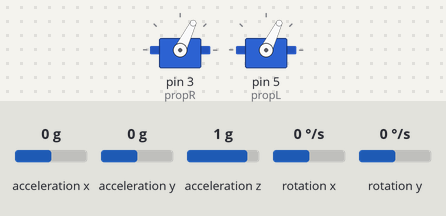
Bench run of a sketch on a simulated Arduino Uno, built with avr-gcc and run on an emulated ATmega328P. Shown: 2 × servo. Wiring (inferred from the names in the program): MPU-6050 motion sensor at I2C address 0x68. The inputs (shaded band) are chosen by the test bench; at power-on: acceleration x 0 g, rotation y 0 °/s, acceleration z 1 g, acceleration y 0 g, rotation x 0 °/s.

Above: at 6.2 s.
6.3 s: acceleration x set to -1.4 g
At 6.45 s:
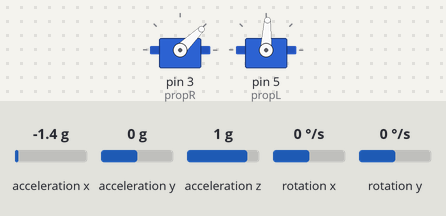
9.3 s: rotation y set to 100 °/s
At 10.24 s:
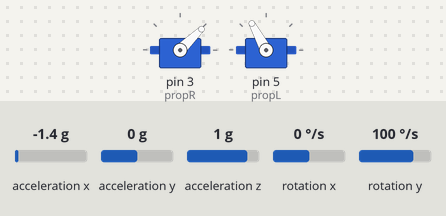
12.3 s: acceleration x set to -0.8 g
At 13.5 s:
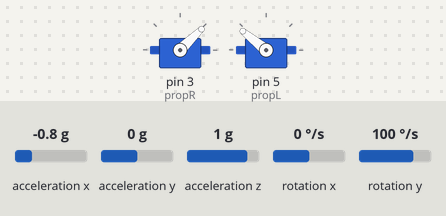
14.7 s: acceleration x set to 0.8 g
At 14.85 s:
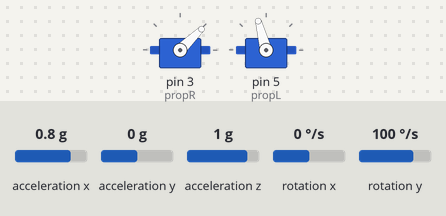
17.7 s: acceleration x set to 1.4 g
20.7 s: acceleration z set to 0 g
Timing chart, 0 to 27.4 s (numbered marks = the images above; inputs shaded):
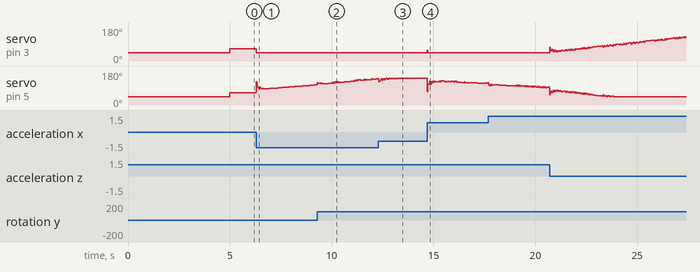

Measured:
- after the input at 6.3 s, servo on pin 3 (propR): 64° → 44° at once
- after the input at 14.7 s, servo on pin 3 (propR): 44° → 58° at once, → 44° 0.02 s later

The sketch:

PIDuino_Balance_Prop.ino
```cpp
#include <Wire.h>
#include <Servo.h>

#define RAD_TO_DEG 57.295779513082320876798154814105

Servo propR;
Servo propL;

/* Constants to store data from MPU6050 */
int16_t Acc_rawX, Acc_rawY, Acc_rawZ, Gyr_rawX, Gyr_rawY, Gyr_rawZ;

float Acc_angle[2];
float Gyr_angle[2];
float Total_angle[2];

float elapsedTime;
unsigned long time, timePrev;

float PID, pwmL, pwmR, err, errPrev;
float pid_p = 0;
float pid_i = 0;
float pid_d = 0;

/*------------------PID Constants------------------*/
double kp = 3.65;
double ki = 0.004;
double kd = 1.1;
/*-------------------------------------------------*/

/* Initial throttle and desired angle value */
double throttle = 1200;
float des_angle = 0;

void setup() {
  Wire.begin();
  Wire.beginTransmission(0x68);
  Wire.write(0x6B);
  Wire.write(0);
  Wire.endTransmission(true);
  Serial.begin(250000);

  // Attach the motor to the corresponding pins
  propR.attach(3);
  propL.attach(5);

  // Start time count in milliseconds
  time = millis();

  // Propeller PWM start-up with a value of 1000us
  propL.writeMicroseconds(1000);
  propR.writeMicroseconds(1000);

  // Delay for starting up
  delay(5000);
}

void loop() {
/*-------------------MPU-6050-------------------*/

  timePrev = time; // Store last counted time here
  time = millis(); // Read the actual time
  elapsedTime = (float(time) - float(timePrev)) / 1000; // To gain dt

  // Read the value of the accelerometers
  Wire.beginTransmission(0x68);
  Wire.write(0x3B); // Accelerometer data first address
  Wire.endTransmission(false);
  Wire.requestFrom(0x68, 6, true); // Request 6 registers

  /* Assign the datas that were read by shifting the high values
   * by 8 bits (<< Operator) and add the low values by using or
   * (| operator). */

  Acc_rawX = Wire.read()<<8|Wire.read();
  Acc_rawY = Wire.read()<<8|Wire.read();
  Acc_rawZ = Wire.read()<<8|Wire.read();

  /* To obtain the value of acceleration in gravitational units, the raw
   * data must be divided by 16384.0 (according to the MPU6050 datasheet)
   *
   * AccX = Acc_rawX/16384.0
   *
   * Do this for each other angle. Apply the Euler Formula to calculate
   * the angle and change it to degrees using the constant RAD_TO_DEG
   *
   * Acc_angleX = atan(AccY/sqrt(AccX^2 + AccZ^2))*RAD_TO_DEG
   *
   * Do this for both X and Y angle.*/

  // X Angle
  Acc_angle[0] = atan((Acc_rawY/16384.0)/sqrt(pow((Acc_rawX/16384.0),2) + pow((Acc_rawZ/16384.0),2)))*RAD_TO_DEG;
  // Y Angle
  Acc_angle[1] = atan(-1*(Acc_rawX/16384.0)/sqrt(pow((Acc_rawY/16384.0),2) + pow((Acc_rawZ/16384.0),2)))*RAD_TO_DEG;

  // Read the value of the gyroscope
  Wire.beginTransmission(0x68);
  Wire.write(0x43); // Gyroscope data first address
  Wire.endTransmission(false);
  Wire.requestFrom(0x68, 4, true); // Request 4 registers

  /* Assign the datas that were read by shifting the high values
   * by 8 bits (<< Operator) and add the low values by using or
   * (| operator). */

  Gyr_rawX = Wire.read()<<8|Wire.read();
  Gyr_rawY = Wire.read()<<8|Wire.read();

  /* To obtain the value of gyro data in degrees/seconds units, the raw
   * data must be divided by 131 (according to the MPU6050 datasheet)
   *
   * GyroX = Gyr_rawX/131.0
   *
   * Do this for both X and Y angle.*/

  // X Angle
  Gyr_angle[0] = Gyr_rawX/131.0;
  // Y Angle
  Gyr_angle[1] = Gyr_rawY/131.0;

  /* Apply the Kalman Filter by combining the accelerometer data and
   * the gyroscope data. The function used for the filter is
   *
   * AngleX = 0.98 *(AngleX+GyroX*dt) + 0.02*AccX
   *
   * Do this for both X and Y angle.
   * Note: Try to change the Kalman Filter to a more stable filter.*/

  // X Angle
  Total_angle[0] = 0.98*(Total_angle[0] + Gyr_angle[0]*elapsedTime) + 0.02*Acc_angle[0];
  // Y Angle
  Total_angle[1] = 0.98*(Total_angle[1] + Gyr_angle[1]*elapsedTime) + 0.02*Acc_angle[1];

/*----------------------PID----------------------*/

  /* Calculate the error generated by angle read and the desired angle.
   * The angle that will be controlled is the Y angle, hence the X axis
   * needs to be facing the motors.*/

  err = Total_angle[1] - des_angle;

  // Proportional part
  pid_p = kp*err;

  // Integral part
  if(-3 < err < 3){
    pid_i = pid_i + (ki*err);
  }

  /* Note: The range of error can be changed. Currently its -2 to 2. It can be
   * changed to find the best value for tuning by using the integral part of
   * the PID control.*/

  // Derivative part
  pid_d = kd*((err - errPrev)/elapsedTime);

  // PID final value
  PID = pid_p + pid_i + pid_d;

  /* To make sure the PID value will change the PWM motor only in the range of
   * 1000us and 2000us, the maximum value that we can substract from 2000us is 1000us
   * and the maximum value we can add to 1000us is 1000us. Hence there needs to be a
   * function to make sure the value does not exceeds the motor PWM range.*/

  if(PID < -1000){
    PID = -1000;
  }
  if(PID > 1000){
    PID = 1000;
  }

  /* Calculate the PWM that will be sent to the motor by summing the PID value.*/

  pwmL = throttle + PID;
  pwmR = throttle - PID;

  /* Note: The function maybe can be changed to a PID function for right and left,
   * rather than the current which creates only one PID value and calculates the
   * PWM value based on the system as a whole (one time calculation only, positive
   for left and negative for right). */

  /* To make sure the PWM value sent to the motors will stay on the range of 1000us
   * and 2000us, there needs to be adjustment again by creating a maximum and
   * minimum value based on that range. */

  // Right motor
  if(pwmR < 1000){
    pwmR = 1000;
  }
  if(pwmR > 2000){
    pwmR = 2000;
  }
  if(pwmL < 1000){
    pwmL = 1000;
  }
  if(pwmL > 2000){
    pwmL = 2000;
  }

  /* Write the PWM value to each corresponding motors. */

  propR.writeMicroseconds(pwmR);
  propL.writeMicroseconds(pwmL);

  errPrev = err; // Store the previous error for the next loop

/*---------------------Graph---------------------*/

  /* Will add graph by using either arduino's Serial Plotter or
   * by using Processing. */
}
```
